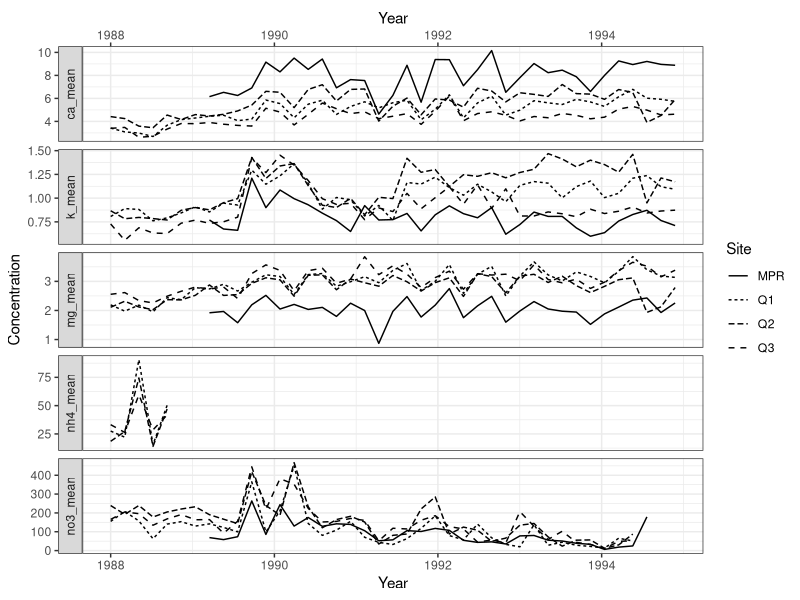

Generate this figure with R:
## ---- chunk 1
#| echo: false
#| warning: false

library(tidyverse)

data <- read_csv("../output/clean_data.csv")

# Plotting ---------------------------------------------------------------

data |>
  ggplot(
    mapping = aes(x = window_start, y = Concentration, linetype = Site)
  ) +
  geom_line() +
  theme_bw() +
  facet_grid(vars(Chemical), scales = "free_y", switch = "y") +
  scale_x_date(name = "Year", sec.axis = dup_axis())
